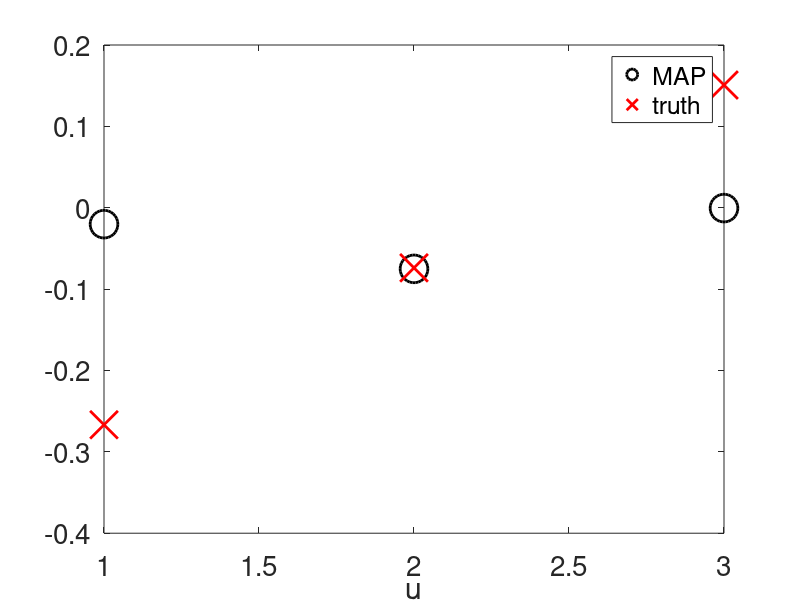

MATLAB code to generate this figure:
function this=p7c
clear;set(0,'defaultaxesfontsize',20);format long
%%% p7c.m 4DVAR for inverse Lorenz '63
%% setup

J=0.5e4;% number of steps
a=10;b=8/3;r=28;% define parameters
gamma=1e-1;% observational noise variance is gamma^2
C0=1e-2*eye(3);% prior initial condition covariance
m0=zeros(3,1);% prior initial condition mean
sd=1;rng(sd);% choose random number seed
H=[1,0,0];% observation operator
tau=1e-4;

%% truth

vt(:,1)=m0+sqrtm(C0)*randn(3,1);% truth initial condition
for j=1:J
    vt(:,j+1)=vt(:,j) + tau*f(vt(:,j),a,b,r);% create truth
    dz(:,j)=tau*H*vt(:,j+1)+gamma*sqrt(tau)*randn;% create data
end

%% solution
  
sd=1;rng(sd);% try changing the seed for different 
             % initial conditions -- if the result is not the same,
             % there may be multimodality.                         
    uu=sqrtm(C0)*randn(3,1);% initial guess       
    %uu=vt(:,1);       % truth initial guess option              

% solve with blackbox
% exitflag=1 ==> convergence
[vmap,fval,exitflag]=fminsearch(@(u)I(u,dz,gamma,m0,C0,J,H,a,b,r,tau),uu)

figure;plot(vmap,'ko','Markersize',20, 'Linewidth', 2);%axis([0 4 -1 1.5]);
hold;plot(vt(:,1),'rx','Markersize',20,'Linewidth',2);
hold;xlabel('u');legend('MAP','truth')

%% auxiliary objective function definitions
function out=I(u,dz,gamma,m0,C0,J,H,a,b,r,tau)
Jdet=1/2*(u-m0)'*(C0\(u-m0));Xi3=0;v=zeros(3,J);v(:,1)=u;
for j=1:J
    v(:,j+1)=v(:,j)+tau*f(v(:,j),a,b,r);
    Xi3=Xi3+1/gamma^2*(norm(H*v(:,j+1))^2/2*tau - dz(j)'*H*v(:,j+1));
end
out=Xi3+Jdet;

function rhs=f(y,a,b,r)
rhs(1,1)=a*(y(2)-y(1));
rhs(2,1)=-a*y(1)-y(2)-y(1)*y(3);
rhs(3,1)=y(1)*y(2)-b*y(3)-b*(r+a);



